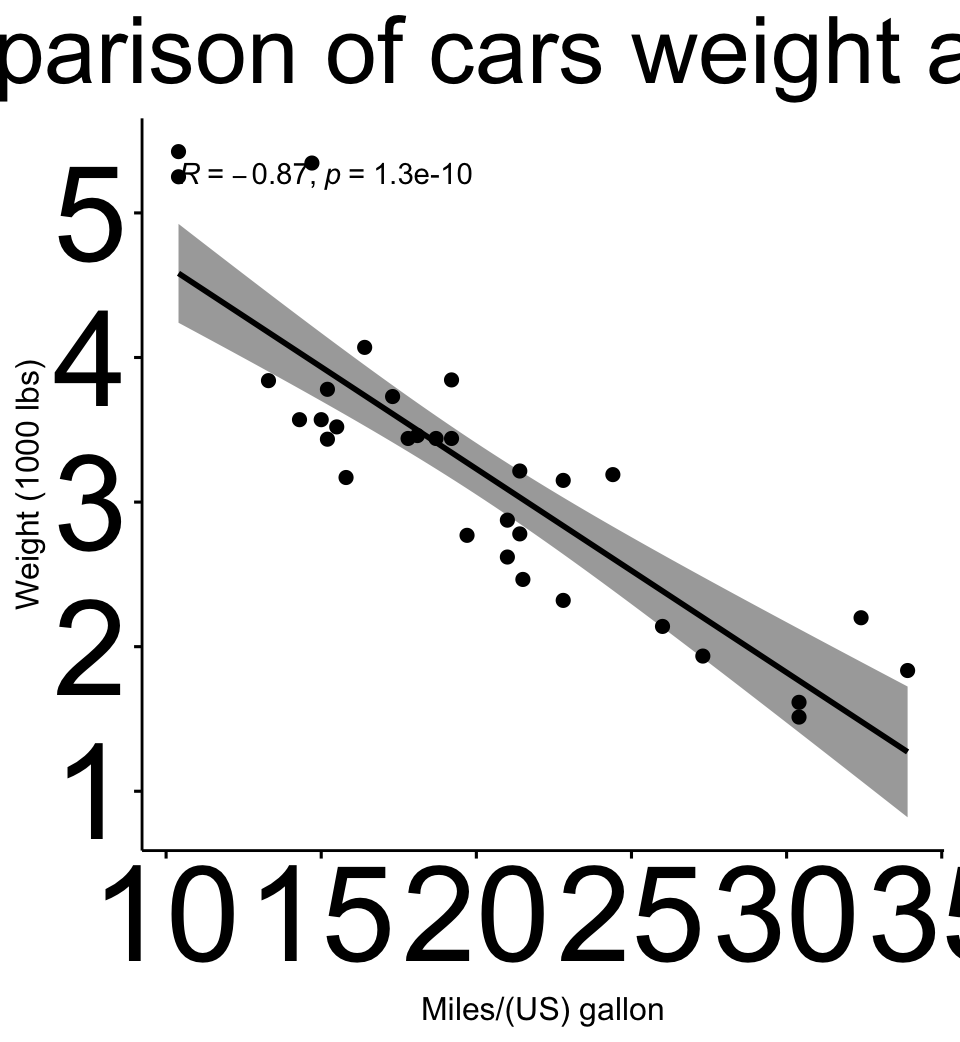

Source code (R):
#Madison, Stafford Date: 2/20/25, Purpose: Test the correlation analysis

library("ggpubr")

#Loading a dummy dataset
my_data <- mtcars

#Create a correlation hypothesis
#Weight of the car is inversely proportional to the miles per gallon travelled by car

Plot <- ggscatter(my_data, main="Comparison of cars weight and mpg", x = "mpg", y = "wt", add = "reg.line", conf.int = TRUE, cor.coef = TRUE, cor.method = "pearson", xlab = "Miles/(US) gallon", ylab = "Weight (1000 lbs)") + geom_point() + ggtitle("Comparison of cars weight and mpg") + theme(plot.title= element_text(hjust = 0.5))

Plot + theme(axis.text.x= element_text(size=50), axis.text.y= element_text(size=50), plot.title = element_text(size =35))

res <- cor.test(my_data$wt, my_data$mpg, method = "pearson")
res

Pearson's product-moment correlation

data:  my_data$wt and my_data$mpg
t = -9.559, df = 30, p-value = 1.294e-10
alternative hypothesis: true correlation is not equal to 0
95 percent confidence interval:
 -0.9338264 -0.7440872
sample estimates:
       cor 
-0.8676594 
